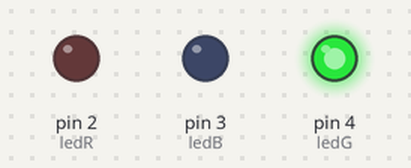
Bench run of a sketch on a simulated Arduino Uno, built with avr-gcc and run on an emulated ATmega328P. Shown: output pins drawn as LEDs (lit = HIGH).

Above: at 0.1 s.
At 4.1 s:
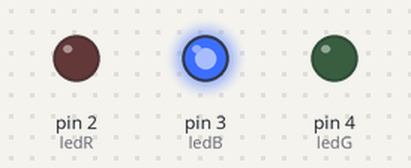
At 8.1 s:
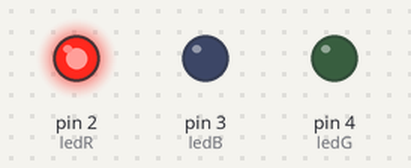
At 12.1 s:
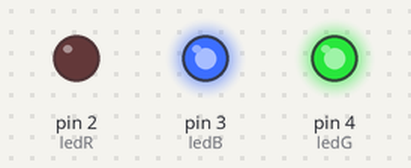
At 20.1 s:
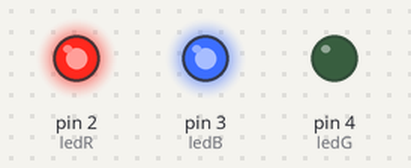
At 38.1 s:
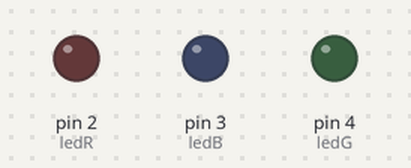
Timing chart, 0 to 39.6 s (numbered marks = the images above):
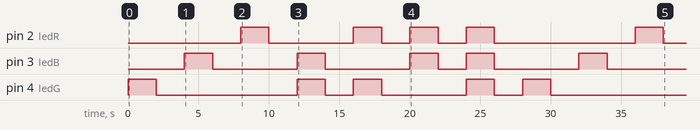

Measured:
- by itself, pin 2 (ledR): LOW → HIGH at 8.0 s, → LOW 2.0 s later, → HIGH 6.0 s later, → LOW 2.0 s later, … (10 changes in this stretch)
- by itself, pin 3 (ledB): LOW → HIGH at 4.0 s, → LOW 2.0 s later, → HIGH 6.0 s later, → LOW 2.0 s later, … (10 changes in this stretch)
- by itself, pin 4 (ledG): LOW → HIGH at 0.00 s, → LOW 2.0 s later, → HIGH 10.0 s later, → LOW 2.0 s later, … (10 changes in this stretch)

The sketch:

Ejercicio_3.ino
```cpp
#define ledG 4
#define ledB 3
#define ledR 2
void setup()
{
	Serial.begin(9600);
  	pinMode(ledG, OUTPUT);
  	pinMode(ledB, OUTPUT);
  	pinMode(ledR, OUTPUT);
}

void loop()
{
  for (int i = 1; i<8; i++){
    int numero = i;
    color(numero);
    delay(2000);
    digitalWrite(ledG, LOW);
    digitalWrite(ledB, LOW);
    digitalWrite(ledR, LOW);
    delay(2000);
    }
}

void color(int numero){
  switch(numero){
    case 1:
      digitalWrite(ledG, HIGH);
      digitalWrite(ledB, LOW);
      digitalWrite(ledR, LOW);
   	  break;
    case  2:
      digitalWrite(ledG, LOW);
      digitalWrite(ledB, HIGH);
      digitalWrite(ledR, LOW);
   	  break;
    case 3:
      digitalWrite(ledG, LOW);
      digitalWrite(ledB, LOW);
      digitalWrite(ledR, HIGH);
   	  break;
    case 4:
      digitalWrite(ledG, HIGH);
      digitalWrite(ledB, HIGH);
      digitalWrite(ledR, LOW);
      break;
    case 5:
      digitalWrite(ledG, HIGH);
      digitalWrite(ledB, LOW);
      digitalWrite(ledR, HIGH);
      break;
    case 6:
      digitalWrite(ledG, LOW);
      digitalWrite(ledB, HIGH);
      digitalWrite(ledR, HIGH);
      break;
    case 7:
      digitalWrite(ledG, HIGH);
      digitalWrite(ledB, HIGH);
      digitalWrite(ledR, HIGH);
      break;
  }
}
```
